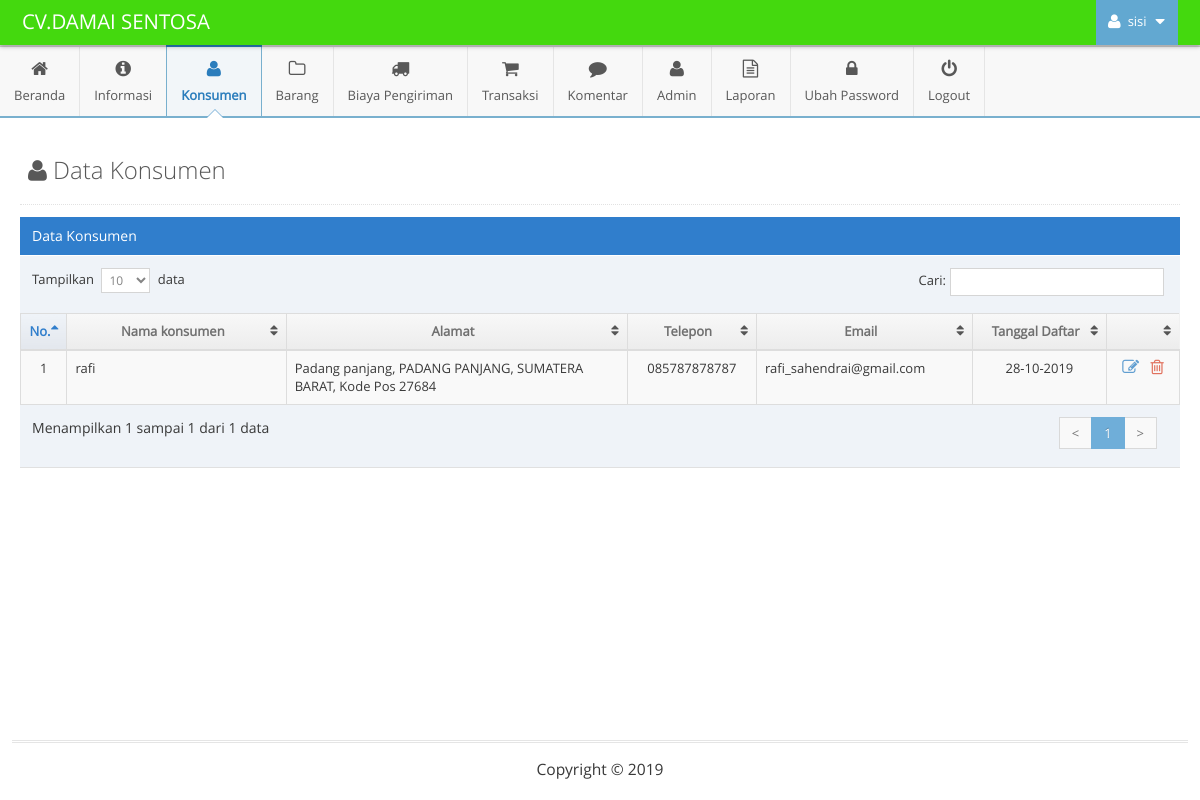
The page /admin/main.php?module=konsumen (signed in) on the database its author committed.
### tables this page shows
CREATE TABLE `tbl_konsumen` (
  `id_konsumen` int(11) NOT NULL,
  `tanggal_daftar` timestamp NOT NULL DEFAULT CURRENT_TIMESTAMP,
  `nama_konsumen` varchar(30) NOT NULL,
  `alamat` varchar(100) NOT NULL,
  `kota` int(4) NOT NULL,
  `provinsi` int(2) NOT NULL,
  `kode_pos` varchar(5) NOT NULL,
  `telepon` varchar(12) NOT NULL,
  `email` varchar(30) NOT NULL,
  `password` varchar(50) NOT NULL
);

CREATE TABLE `tbl_kabkota` (
  `id_kabkota` int(4) NOT NULL,
  `nama_kabkota` varchar(50) NOT NULL,
  `id_provinsi` int(2) NOT NULL
);

CREATE TABLE `tbl_provinsi` (
  `id_provinsi` int(2) NOT NULL,
  `nama_provinsi` varchar(40) NOT NULL
);

### admin/modules/konsumen/view.php (the view, shortened to what this page needs)
<div class="page-content">
	<div class="page-header">
		<h1 style="color:#585858">
			<i class="ace-icon fa fa-user"></i> Data Konsumen
		</h1>
	</div>
	<div class="row">
		<div class="col-xs-12">
			<div class="row">
				<div class="col-xs-12">
					<div class="table-header">
						Data Konsumen
					</div>
					<div>
						<table id="dynamic-table" class="table table-striped table-bordered table-hover">
							<thead>
								<tr>
									<th>No.</th>
									<th>Nama konsumen</th>
									<th>Alamat</th>
									<th>Telepon</th>
									<th>Email</th>
									<th class="hidden-480">Tanggal Daftar</th>
									<th></th>
								</tr>
							</thead>
							<tbody>
							<?php
							$no = 1;
							$query = mysqli_query($mysqli, "SELECT * FROM tbl_konsumen as a INNER JOIN tbl_kabkota as b INNER JOIN tbl_provinsi as c
															ON a.kota=b.id_kabkota AND a.provinsi=c.id_provinsi
															WHERE a.id_konsumen!='0'
															ORDER BY a.id_konsumen DESC")
															or die('Ada kesalahan pada query tampil data konsumen: '.mysqli_error($mysqli));
                            while ($data = mysqli_fetch_assoc($query)) {
								$tgl            = substr($data['tanggal_daftar'],0,10);
								$exp            = explode('-',$tgl);
								$tanggal_daftar = $exp[2]."-".$exp[1]."-".$exp[0];
                            ?>
                            	<tr>
									<td width="30" class="center"><?php echo $no; ?></td>
									<td width="180"><?php echo $data['nama_konsumen']; ?></td>
									<td width="280">
										<?php echo $data['alamat']; ?>, <?php echo $data['nama_kabkota']; ?>, <?php echo $data['nama_provinsi']; ?>, Kode Pos <?php echo $data['kode_pos']; ?>
									</td>
									<td width="60" align="center"><?php echo $data['telepon']; ?></td>
									<td width="100"><?php echo $data['email']; ?></td>
									<td width="110" class="hidden-480 center"><?php echo $tanggal_daftar; ?></td>
									<td width="60" class="center">
										<div class="action-buttons">
											<a data-rel="tooltip" data-placement="top" title="Ubah" style="margin-right:5px" class="blue tooltip-info" href="?module=form_konsumen&form=edit&id=<?php echo $data['id_konsumen']; ?>">
												<i class="ace-icon fa fa-edit bigger-130"></i>
											</a>
											<a data-rel="tooltip" data-placement="top" title="Hapus" class="red tooltip-error" href="modules/konsumen/proses.php?act=delete&id=<?php echo $data['id_konsumen'];?>" onclick="return confirm('Anda yakin ingin menghapus konsumen <?php echo $data['nama_konsumen']; ?> ?');">
												<i class="ace-icon fa fa-trash-o bigger-130"></i>
											</a>
										</div>
									</td>
								</tr>
							<?php
                            	$no++;
                            } ?>
							</tbody>
						</table>
					</div>
				</div>
			</div>
		</div>
	</div>
</div>

### rows shown on the page
tbl_konsumen: nama_konsumen "rafi", alamat "Padang panjang", tbl_kabkota.nama_kabkota "PADANG PANJANG", tbl_provinsi.nama_provinsi "SUMATERA BARAT", kode_pos "27684", telepon "085787878787", email "rafi_sahendrai@gmail.com", tanggal_daftar "28-10-2019"

### other values the page prints
$_SESSION['nama_admin'] "sisi"
